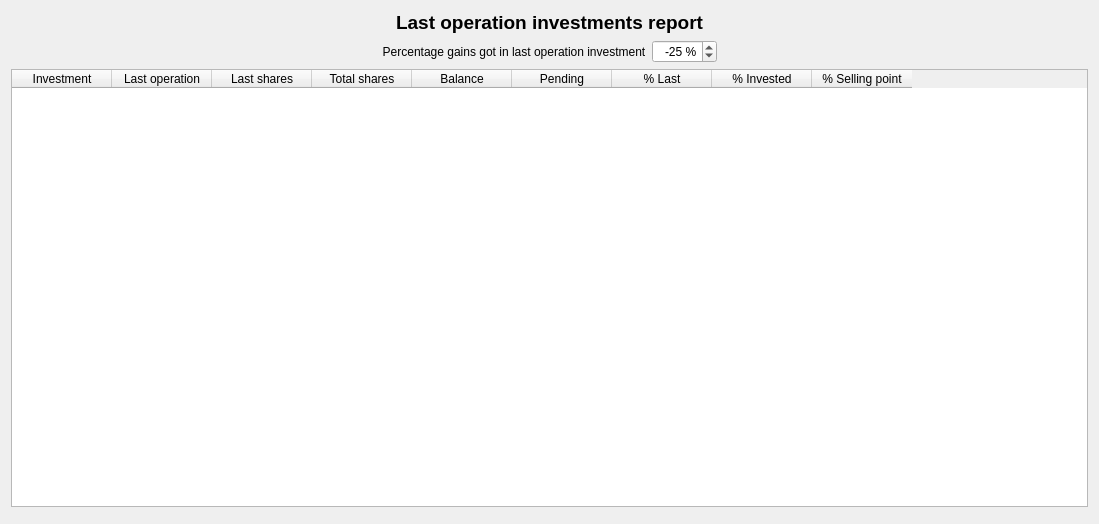
<?xml version="1.0" encoding="UTF-8"?>
<ui version="4.0">
 <class>wdgLastCurrent</class>
 <widget class="QWidget" name="wdgLastCurrent">
  <property name="geometry">
   <rect>
    <x>0</x>
    <y>0</y>
    <width>1099</width>
    <height>524</height>
   </rect>
  </property>
  <layout class="QHBoxLayout" name="horizontalLayout_2">
   <item>
    <layout class="QVBoxLayout" name="verticalLayout">
     <item>
      <widget class="QLabel" name="lbl">
       <property name="font">
        <font>
         <pointsize>14</pointsize>
         <weight>75</weight>
         <bold>true</bold>
        </font>
       </property>
       <property name="text">
        <string>Last operation investments report</string>
       </property>
       <property name="alignment">
        <set>Qt::AlignCenter</set>
       </property>
      </widget>
     </item>
     <item>
      <layout class="QHBoxLayout" name="horizontalLayout">
       <item>
        <spacer name="horizontalSpacer">
         <property name="orientation">
          <enum>Qt::Horizontal</enum>
         </property>
         <property name="sizeHint" stdset="0">
          <size>
           <width>40</width>
           <height>20</height>
          </size>
         </property>
        </spacer>
       </item>
       <item>
        <widget class="QLabel" name="label">
         <property name="text">
          <string>Percentage gains got in last operation investment</string>
         </property>
         <property name="alignment">
          <set>Qt::AlignCenter</set>
         </property>
        </widget>
       </item>
       <item>
        <widget class="QSpinBox" name="spin">
         <property name="alignment">
          <set>Qt::AlignRight|Qt::AlignTrailing|Qt::AlignVCenter</set>
         </property>
         <property name="suffix">
          <string> %</string>
         </property>
         <property name="minimum">
          <number>-100</number>
         </property>
         <property name="maximum">
          <number>100</number>
         </property>
         <property name="singleStep">
          <number>5</number>
         </property>
         <property name="value">
          <number>-25</number>
         </property>
        </widget>
       </item>
       <item>
        <spacer name="horizontalSpacer_2">
         <property name="orientation">
          <enum>Qt::Horizontal</enum>
         </property>
         <property name="sizeHint" stdset="0">
          <size>
           <width>40</width>
           <height>20</height>
          </size>
         </property>
        </spacer>
       </item>
      </layout>
     </item>
     <item>
      <widget class="myQTableWidget" name="tblInvestments">
       <property name="contextMenuPolicy">
        <enum>Qt::CustomContextMenu</enum>
       </property>
       <property name="editTriggers">
        <set>QAbstractItemView::NoEditTriggers</set>
       </property>
       <property name="alternatingRowColors">
        <bool>true</bool>
       </property>
       <property name="selectionMode">
        <enum>QAbstractItemView::SingleSelection</enum>
       </property>
       <property name="selectionBehavior">
        <enum>QAbstractItemView::SelectRows</enum>
       </property>
       <attribute name="verticalHeaderVisible">
        <bool>false</bool>
       </attribute>
       <column>
        <property name="text">
         <string>Investment</string>
        </property>
       </column>
       <column>
        <property name="text">
         <string>Last operation</string>
        </property>
       </column>
       <column>
        <property name="text">
         <string>Last shares</string>
        </property>
       </column>
       <column>
        <property name="text">
         <string>Total shares</string>
        </property>
       </column>
       <column>
        <property name="text">
         <string>Balance</string>
        </property>
       </column>
       <column>
        <property name="text">
         <string>Pending</string>
        </property>
       </column>
       <column>
        <property name="text">
         <string>% Last</string>
        </property>
       </column>
       <column>
        <property name="text">
         <string>% Invested</string>
        </property>
       </column>
       <column>
        <property name="text">
         <string>% Selling point</string>
        </property>
       </column>
      </widget>
     </item>
     <item>
      <widget class="QWidget" name="wdgIBM" native="true"/>
     </item>
    </layout>
   </item>
  </layout>
  <action name="actionInvestmentReport">
   <property name="icon">
    <iconset resource="../images/xulpymoney.qrc">
     <normaloff>:/xulpymoney/bundle.png</normaloff>:/xulpymoney/bundle.png</iconset>
   </property>
   <property name="text">
    <string>Investment report</string>
   </property>
   <property name="toolTip">
    <string>Investment report</string>
   </property>
  </action>
  <action name="actionSortTPCVenta">
   <property name="icon">
    <iconset>
     <normaloff>:/xulpmoney/document-preview.png</normaloff>:/xulpmoney/document-preview.png</iconset>
   </property>
   <property name="text">
    <string>% Selling point</string>
   </property>
   <property name="toolTip">
    <string>% Selling point</string>
   </property>
  </action>
  <action name="actionSortTPC">
   <property name="icon">
    <iconset>
     <normaloff>:/xulpmoney/document-preview.png</normaloff>:/xulpmoney/document-preview.png</iconset>
   </property>
   <property name="text">
    <string>% Invested</string>
   </property>
   <property name="toolTip">
    <string>% Invested</string>
   </property>
  </action>
  <action name="actionSortName">
   <property name="icon">
    <iconset>
     <normaloff>:/xulpmoney/document-preview.png</normaloff>:/xulpmoney/document-preview.png</iconset>
   </property>
   <property name="text">
    <string>Name</string>
   </property>
   <property name="toolTip">
    <string>Name</string>
   </property>
  </action>
  <action name="actionSortHour">
   <property name="icon">
    <iconset>
     <normaloff>:/xulpmoney/document-preview.png</normaloff>:/xulpmoney/document-preview.png</iconset>
   </property>
   <property name="text">
    <string>Time</string>
   </property>
   <property name="toolTip">
    <string>Time</string>
   </property>
  </action>
  <action name="actionProduct">
   <property name="icon">
    <iconset resource="../images/xulpymoney.qrc">
     <normaloff>:/xulpymoney/books.png</normaloff>:/xulpymoney/books.png</iconset>
   </property>
   <property name="text">
    <string>Product report</string>
   </property>
   <property name="toolTip">
    <string>Product report</string>
   </property>
  </action>
  <action name="actionSortTPCLast">
   <property name="text">
    <string>% Last operation</string>
   </property>
   <property name="toolTip">
    <string>% Last operation</string>
   </property>
  </action>
  <action name="actionCalculate">
   <property name="icon">
    <iconset resource="../images/xulpymoney.qrc">
     <normaloff>:/xulpymoney/tools-wizard.png</normaloff>:/xulpymoney/tools-wizard.png</iconset>
   </property>
   <property name="text">
    <string>Calculate reinvest price</string>
   </property>
   <property name="toolTip">
    <string>Calculate reinvest price</string>
   </property>
  </action>
  <action name="actionReinvest">
   <property name="icon">
    <iconset resource="../images/xulpymoney.qrc">
     <normaloff>:/xulpymoney/coins.png</normaloff>:/xulpymoney/coins.png</iconset>
   </property>
   <property name="text">
    <string>Reinvest</string>
   </property>
   <property name="toolTip">
    <string>Reinvest</string>
   </property>
  </action>
 </widget>
 <customwidgets>
  <customwidget>
   <class>myQTableWidget</class>
   <extends>QTableWidget</extends>
   <header location="global">myqtablewidget</header>
  </customwidget>
 </customwidgets>
 <resources>
  <include location="../images/xulpymoney.qrc"/>
  <include location="../images/xulpymoney.qrc"/>
 </resources>
 <connections/>
</ui>
